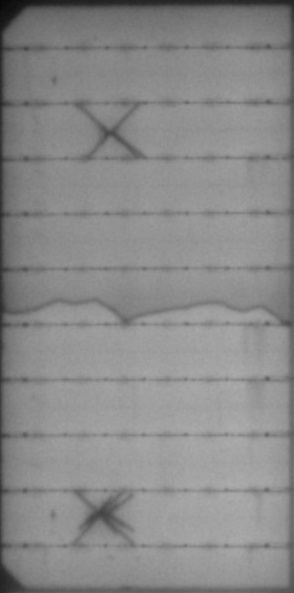
#> input picture object_detection/solar_panle_2.jpg, 294 x 593 px, found by its file name
$ jupyter execute sobel_canny_filter.ipynb
#> lines starting #> are read from the running program, lines starting #| are printed output that depends on the picture; after the words box and inside, x2 and y2 are one past the last pixel; in counts of white or black regions, pixels touching at a corner belong together
[cell 1]
from skimage import io, filters, feature
import matplotlib.pyplot as plt
from skimage.color import rgb2gray
import cv2
import numpy as np

[cell 2]
img = cv2.imread('solar_panle_2.jpg', 0)
#> img is the input picture: shape (593, 294); min 7, max 173, mean 137.7
plt.imshow(img)

[cell 3]
# Edge detection using sobel filters
from skimage.filters import roberts, sobel, scharr, prewitt, farid

[cell 4]
roberts_img = roberts(img)
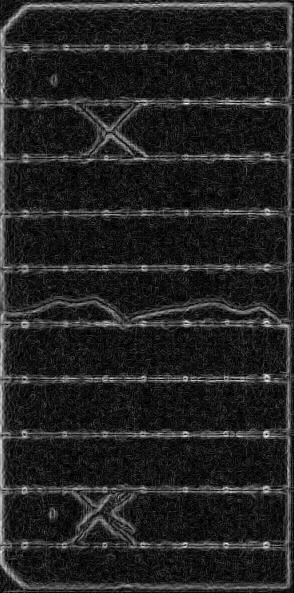
#> roberts_img: shape (593, 294) float64; min 0, max 0.0767, mean 0.0105; drawn with min black and max white
sobel_img = sobel(img)
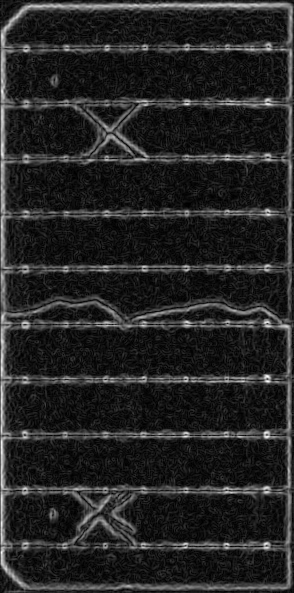
#> sobel_img: shape (593, 294) float64; min 0, max 0.0908, mean 0.0131; drawn with min black and max white
scharr_img = scharr(img)
prewitt_img = prewitt(img)
farid_img = farid(img)
plt.imshow(sobel_img)

[cell 5]
cv2.imshow('Roberts', roberts_img)
cv2.imshow('Sobel', sobel_img)
cv2.imshow('Scharr', scharr_img)
cv2.imshow('Prewitt', prewitt_img)
cv2.imshow('Farid', farid_img)
cv2.waitKey(0)
cv2.destroyAllWindows()

[cell 6]
# Canny filters

canny_edge = cv2.Canny(img, 50, 80)
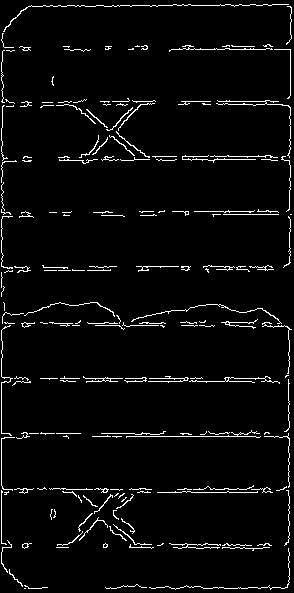
#> canny_edge: shape (593, 294); 3.9% white in thin lines or dots
plt.imshow(canny_edge)

[cell 7]
# Autocanny
sigma = 0.3
median = np.median(img)
#> median = 143

[cell 8]
# apply automatic canny edge detection using the computed median
lower = int(max(0, (1.0 - sigma) * median))
#> lower = 100
upper = int(min(255, (1.0 + sigma) * median))
#> upper = 185
auto_canny = cv2.Canny(img, lower, upper)
#> auto_canny: shape (593, 294); every value is 0

$ run again, with object_detection/Kalpana_Chawla.jpg copied over object_detection/solar_panle_2.jpg
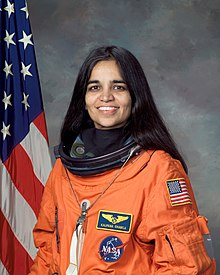
#> input picture object_detection/Kalpana_Chawla.jpg, 220 x 275 px, found by its file name
#> `canny_edge = cv2.Canny(img, 50, 80)`:
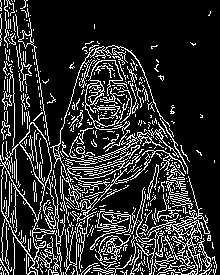
#> canny_edge: shape (275, 220); 18.2% white in thin lines or dots
#> median = 100
#> lower = 70
#> upper = 130
#> `auto_canny = cv2.Canny(img, lower, upper)`:
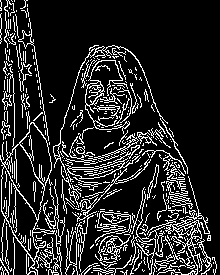
#> auto_canny: shape (275, 220); 15.7% white in thin lines or dots
